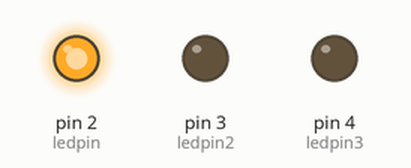
This sketch was run on a simulated Arduino Uno, built with avr-gcc and run on an emulated ATmega328P. On the bench: output pins drawn as LEDs (lit = HIGH).

Above: at 0.2 s.
At 1.2 s:
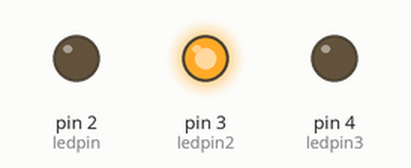
At 2.2 s:
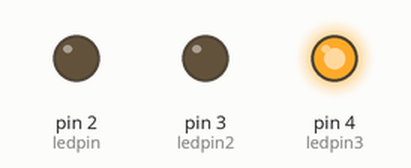
At 5.7 s:
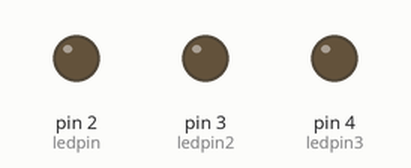
Timing chart, 0 to 6.9 s (numbered marks = the images above):
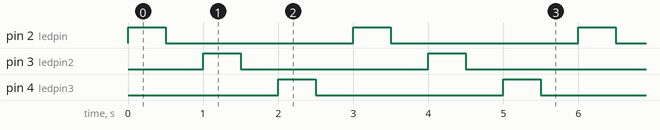

The sketch:

jan30-3leds.ino
```cpp
int ledpin = 2;
int ledpin2 = 3;
int ledpin3 = 4;

void setup() {
  // put your setup code here, to run once:
  pinMode(ledpin, OUTPUT);
  pinMode(ledpin2, OUTPUT);
  pinMode(ledpin3, OUTPUT);

}

void loop() {
  // put your main code here, to run repeatedly:
  digitalWrite(ledpin, HIGH);
  delay(500);
  digitalWrite(ledpin, LOW);
  delay(500);
  digitalWrite(ledpin2, HIGH);
  delay(500);
  digitalWrite(ledpin2, LOW);
  delay(500);
  digitalWrite(ledpin3, HIGH);
  delay(500);
  digitalWrite(ledpin3, LOW);
  delay(500);

}
```

Measured:
- by itself, pin 2 (ledpin), pin 3 (ledpin2), pin 4 (ledpin3): alternates HIGH for 0.50 s and LOW for 2.5 s
- by itself, everything shown: repeats every 3.0 s, in 6 steps
